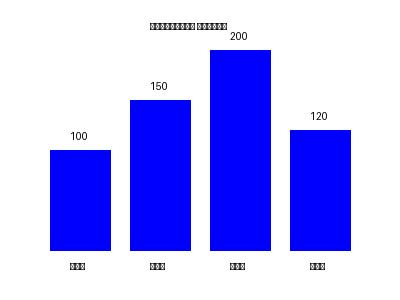
#> input picture test_chart.jpg, 400 x 300 px
$ python -i rubin_advanced_math_solver.py   (imports and definitions only)
#> lines starting #> are read from the running program, lines starting #| are printed output that depends on the picture; after the words box and inside, x2 and y2 are one past the last pixel; in counts of white or black regions, pixels touching at a corner belong together
#!/usr/bin/env python3
# -*- coding: utf-8 -*-
"""
🧮 Расширенный математический решатель для Rubin AI
====================================================

Новые возможности:
- Анализ графиков и изображений
- Работа с формулами физики и химии
- Визуализация данных
- OCR для чтения графиков
- Интерактивные расчеты

Автор: Rubin AI System
Версия: 3.0
"""

import re
import math
import numpy as np
import sympy as sp
import matplotlib.pyplot as plt
import seaborn as sns
from PIL import Image
import cv2
import pytesseract
from typing import Dict, List, Tuple, Any, Optional, Union
from dataclasses import dataclass
from enum import Enum
import logging
import json
import os

# Настройка логирования
# [1 line not run here, left out]
logger = logging.getLogger(__name__)

class AdvancedProblemType(Enum):
    """Расширенные типы задач"""
    PHYSICS_FORMULAS = "физические_формулы"
    CHEMISTRY_CALCULATIONS = "химические_расчеты"
    ENGINEERING_DESIGN = "инженерные_расчеты"
    STATISTICAL_ANALYSIS = "статистический_анализ"
    GRAPH_ANALYSIS = "анализ_графиков"
    DATA_VISUALIZATION = "визуализация_данных"
    FORMULA_CALCULATION = "расчет_по_формуле"
    IMAGE_ANALYSIS = "анализ_изображений"

@dataclass
class AdvancedSolution:
    """Результат расширенного решения"""
    problem_type: AdvancedProblemType
    input_data: Dict[str, Any]
    solution_steps: List[str]
    final_answer: Union[float, str, Dict[str, Any]]
    verification: bool
    confidence: float
    explanation: str
    visualization: Optional[str] = None
    graph_data: Optional[Dict] = None

class PhysicsFormulaSolver:
    """Решатель физических формул"""

    # [111 lines left out: functions __init__, solve_physics_formula, not called in this run]

class GraphAnalyzer:
    """Анализатор графиков и изображений"""

    def __init__(self):
        self.tesseract_config = '--oem 3 --psm 6'

    # [22 lines left out: function extract_text_from_graph, not called in this run]

    def analyze_graph_structure(self, image_path: str) -> Dict[str, Any]:
        """Анализ структуры графика"""
#> called with image_path = 'test_chart.jpg'
        try:
            if not os.path.exists(image_path):
                return {"error": "Файл изображения не найден"}

            image = cv2.imread(image_path)
#> image is the input picture: shape (300, 400, 3); mean B, G, R 251.5, 179.1, 179.1
            if image is None:
                return {"error": "Ошибка загрузки изображения"}

            # Определение типа графика
            graph_type = self.detect_graph_type(image)

            # Поиск осей координат
            axes = self.find_coordinate_axes(image)

            # Поиск точек данных
            data_points = self.find_data_points(image)

            return {
                "graph_type": graph_type,
                "axes": axes,
                "data_points": data_points,
                "image_size": image.shape
            }

        except Exception as e:
            logger.error(f"Ошибка анализа графика: {e}")
            return {"error": f"Ошибка анализа: {e}"}

    def detect_graph_type(self, image) -> str:
        """Определение типа графика"""
        try:
            gray = cv2.cvtColor(image, cv2.COLOR_BGR2GRAY)
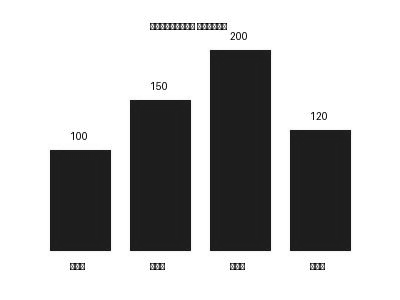
#> gray: shape (300, 400); min 0, max 255, mean 187.4

            # Поиск линий (для линейных графиков)
            edges = cv2.Canny(gray, 50, 150)
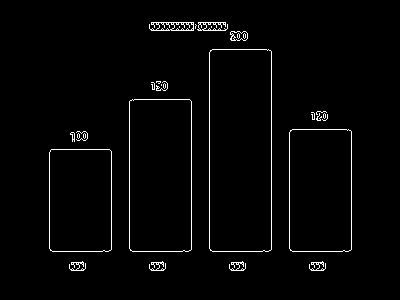
#> edges: shape (300, 400); 2.1% white in thin lines or dots, all inside (x1, y1, x2, y2) = (49, 22, 352, 271)
            lines = cv2.HoughLinesP(edges, 1, np.pi/180, threshold=100, minLineLength=50, maxLineGap=10)
#> lines = [[52, 251, 108, 251], [209, 248, 209, 52], [271, 249, 271, 51], [191, 249, 191, 101], [129, 248, 129, 101], [292, 251, 348, 251], [289, 248, 289, 132], [351, 249, 351, 131]]
#> in analyze_graph_structure, `graph_type = self.detect_graph_type(image)`: graph_type = 'line_graph'

            if lines is not None and len(lines) > 5:
                return "line_graph"

            # Поиск прямоугольников (для столбчатых диаграмм)
            contours, _ = cv2.findContours(edges, cv2.RETR_EXTERNAL, cv2.CHAIN_APPROX_SIMPLE)
            rectangles = [c for c in contours if cv2.contourArea(c) > 1000]

            if len(rectangles) > 3:
                return "bar_chart"

            # Поиск кругов (для круговых диаграмм)
            circles = cv2.HoughCircles(gray, cv2.HOUGH_GRADIENT, 1, 20, param1=50, param2=30, minRadius=10, maxRadius=100)

            if circles is not None:
                return "pie_chart"

            return "unknown"

        except Exception as e:
            logger.error(f"Ошибка определения типа графика: {e}")
            return "unknown"

    def find_coordinate_axes(self, image) -> Dict[str, Any]:
        """Поиск осей координат"""
        try:
            gray = cv2.cvtColor(image, cv2.COLOR_BGR2GRAY)
            edges = cv2.Canny(gray, 50, 150)

            # Поиск горизонтальных и вертикальных линий
            horizontal_kernel = cv2.getStructuringElement(cv2.MORPH_RECT, (25, 1))
            vertical_kernel = cv2.getStructuringElement(cv2.MORPH_RECT, (1, 25))

            horizontal_lines = cv2.morphologyEx(edges, cv2.MORPH_OPEN, horizontal_kernel)
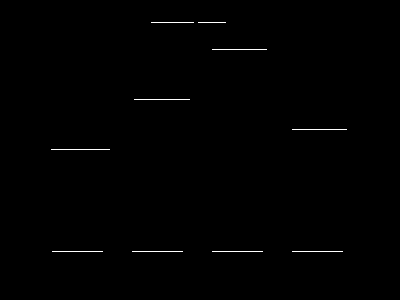
#> horizontal_lines: shape (300, 400); 0.42% white in thin lines or dots, all inside (x1, y1, x2, y2) = (51, 22, 347, 252)
            vertical_lines = cv2.morphologyEx(edges, cv2.MORPH_OPEN, vertical_kernel)
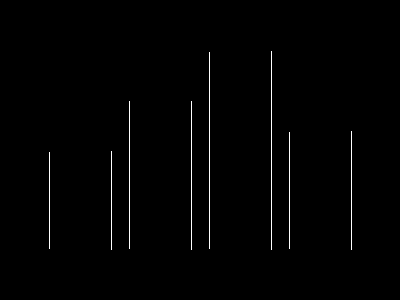
#> vertical_lines: shape (300, 400); 0.94% white in thin lines or dots, all inside (x1, y1, x2, y2) = (49, 51, 352, 250)
#> in analyze_graph_structure, `axes = self.find_coordinate_axes(image)`: axes = {'horizontal_lines': 500, 'vertical_lines': 1125}

            return {
                "horizontal_lines": np.sum(horizontal_lines > 0),
                "vertical_lines": np.sum(vertical_lines > 0)
            }

        except Exception as e:
            logger.error(f"Ошибка поиска осей: {e}")
            return {"error": f"Ошибка: {e}"}

    def find_data_points(self, image) -> List[Dict[str, Any]]:
        """Поиск точек данных"""
        try:
            gray = cv2.cvtColor(image, cv2.COLOR_BGR2GRAY)

            # Поиск кругов (точек данных)
            circles = cv2.HoughCircles(gray, cv2.HOUGH_GRADIENT, 1, 20,
                                     param1=50, param2=30, minRadius=5, maxRadius=20)
#> circles = None

            points = []
            if circles is not None:
                circles = np.round(circles[0, :]).astype("int")
                for (x, y, r) in circles:
                    points.append({"x": int(x), "y": int(y), "radius": int(r)})

            return points

        except Exception as e:
            logger.error(f"Ошибка поиска точек данных: {e}")
            return []

class DataVisualizer:
    """Создатель визуализаций данных"""

    def __init__(self):
        plt.style.use('seaborn-v0_8')
        self.colors = ['#1f77b4', '#ff7f0e', '#2ca02c', '#d62728', '#9467bd']

    # [83 lines left out: functions create_line_graph, create_bar_chart, create_pie_chart, not called in this run]

class AdvancedMathSolver:
    """Расширенный математический решатель"""

    # [278 lines left out: functions __init__, solve_advanced_problem, classify_problem, solve_physics_problem, extract_physics_variables, detect_physics_formula and 5 more, not called in this run]

# Пример использования
# [14 lines not run here, left out]

>>> result = GraphAnalyzer().analyze_graph_structure('test_chart.jpg')
#> in analyze_graph_structure, `data_points = self.find_data_points(image)`: data_points = []
#> result = 4 items
